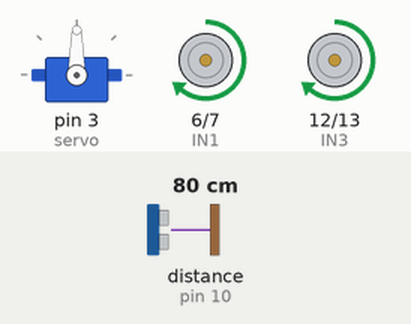
This sketch was run on a simulated Arduino Uno, built with avr-gcc and run on an emulated ATmega328P. On the bench: servo, motor-driver pin pairs drawn as motors (green arrow = first pin HIGH = forward, orange = second pin HIGH = backward, longer = more drive, scaled by the enable pin). Wiring (inferred from the names in the program): ultrasonic range finder: trigger pin 9; echo pin 10. Inputs (shaded band) come from the test bench; at power-on: distance to the obstacle (sensor on pin 10) 80 cm. The echo pulse lasts 58.3 µs per cm.

Above: at 2.2 s.
2.3 s: distance to the obstacle (sensor on pin 10) set to 24 cm
3.8 s: distance to the obstacle (sensor on pin 10) set to 18 cm
At 5.2 s:
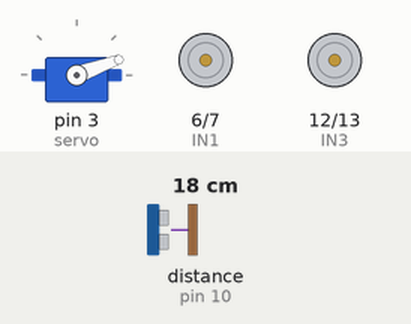
9.8 s: distance to the obstacle (sensor on pin 10) set to 2 cm
12.8 s: distance to the obstacle (sensor on pin 10) set to 35 cm
At 14.5 s:
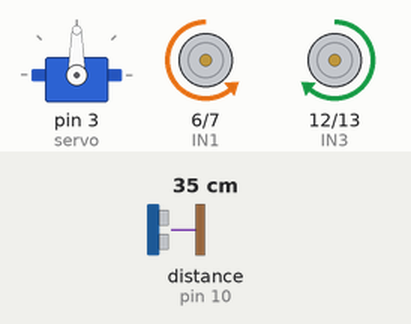
15.8 s: distance to the obstacle (sensor on pin 10) set to 4 cm
At 18.4 s:
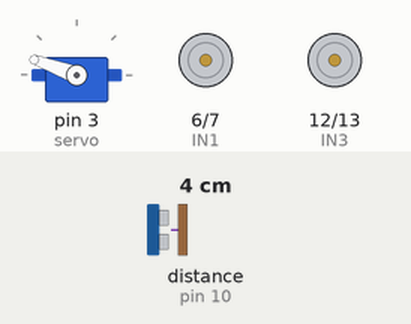
Timing chart, 0 to 19.8 s (numbered marks = the images above; inputs shaded):
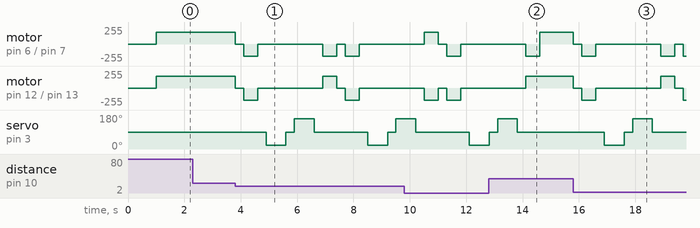

The sketch:

code.ino
```cpp
#include <Servo.h>

Servo servo;

#define TRIG_PIN 9
#define ECHO_PIN 10

#define ENA 5
#define IN1 6
#define IN2 7

#define ENB 11
#define IN3 12
#define IN4 13

int distance = 0;

void setup() {

  servo.attach(3);
  servo.write(90);

  pinMode(TRIG_PIN, OUTPUT);
  pinMode(ECHO_PIN, INPUT);

  pinMode(ENA, OUTPUT);
  pinMode(IN1, OUTPUT);
  pinMode(IN2, OUTPUT);

  pinMode(ENB, OUTPUT);
  pinMode(IN3, OUTPUT);
  pinMode(IN4, OUTPUT);

  analogWrite(ENA, 180);
  analogWrite(ENB, 180);

  delay(1000);
}

void loop() {

  distance = getDistance();

  if(distance > 20) {
    moveForward();
  }
  else {

    stopCar();
    delay(300);

    moveBackward();
    delay(500);

    stopCar();
    delay(300);

    int rightDistance = lookRight();
    int leftDistance  = lookLeft();

    if(rightDistance > leftDistance) {
      turnRight();
      delay(500);
    }
    else {
      turnLeft();
      delay(500);
    }

    stopCar();
  }
}

int getDistance() {

  digitalWrite(TRIG_PIN, LOW);
  delayMicroseconds(2);

  digitalWrite(TRIG_PIN, HIGH);
  delayMicroseconds(10);

  digitalWrite(TRIG_PIN, LOW);

  long duration = pulseIn(ECHO_PIN, HIGH);

  int distance = duration * 0.034 / 2;

  if(distance == 0)
    distance = 250;

  return distance;
}

int lookRight() {

  servo.write(20);
  delay(700);

  int d = getDistance();

  servo.write(90);
  delay(300);

  return d;
}

int lookLeft() {

  servo.write(160);
  delay(700);

  int d = getDistance();

  servo.write(90);
  delay(300);

  return d;
}

void moveForward() {

  digitalWrite(IN1, HIGH);
  digitalWrite(IN2, LOW);

  digitalWrite(IN3, HIGH);
  digitalWrite(IN4, LOW);
}

void moveBackward() {

  digitalWrite(IN1, LOW);
  digitalWrite(IN2, HIGH);

  digitalWrite(IN3, LOW);
  digitalWrite(IN4, HIGH);
}

void turnLeft() {

  digitalWrite(IN1, LOW);
  digitalWrite(IN2, HIGH);

  digitalWrite(IN3, HIGH);
  digitalWrite(IN4, LOW);
}

void turnRight() {

  digitalWrite(IN1, HIGH);
  digitalWrite(IN2, LOW);

  digitalWrite(IN3, LOW);
  digitalWrite(IN4, HIGH);
}

void stopCar() {

  digitalWrite(IN1, LOW);
  digitalWrite(IN2, LOW);

  digitalWrite(IN3, LOW);
  digitalWrite(IN4, LOW);
}
```

Measured:
- the behaviour switches between 22 and 21 cm on distance to the obstacle (sensor on pin 10) (found by bisection; images 0 and 1)
- after the input at 2.3 s, every drawn part: stays the same
- after the input at 12.8 s, motor on pin 12 (IN3) / pin 13 (IN4): goes on until 14.1 s, then stays forward 180/255
